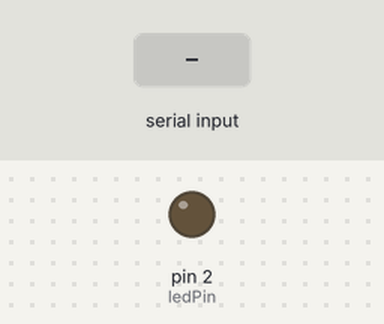
A sketch run on a simulated Arduino Uno, built with avr-gcc and run on an emulated ATmega328P. Parts: output pins drawn as LEDs (lit = HIGH). The test bench sets the inputs (shaded band).

Above: at 1.2 s.
1.3 s: "1" received over Serial
At 1.9 s:
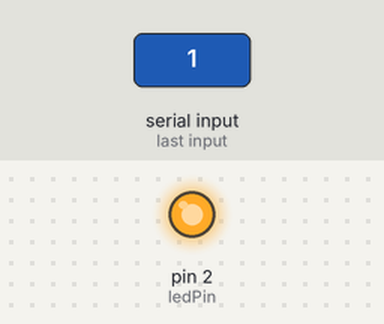
2.8 s: "0" received over Serial
At 3.1 s:
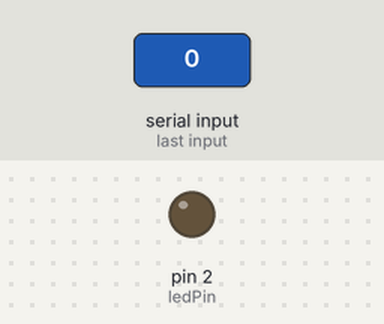
Timing chart, 0 to 5.8 s (numbered marks = the images above; inputs shaded):
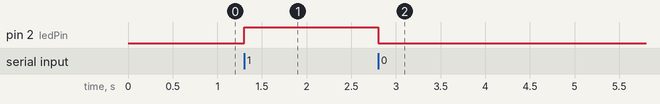

The sketch:

signrecog_ledtest.ino
```cpp
const int ledPin = 2;  // Pin number for the built-in LED

void setup() {
    Serial.begin(9600);  // Start serial communication at 9600 baud rate
    pinMode(ledPin, OUTPUT);  // Set the LED pin as an output
}

void loop() {
    if (Serial.available() > 0) {
        char command = Serial.read();  // Read the incoming byte
        if (command == '1') {  // If the command is '1'
            digitalWrite(ledPin, HIGH);  // Turn the LED ON
        } else if (command == '0') {  // If the command is '0'
            digitalWrite(ledPin, LOW);  // Turn the LED OFF
        }
    }
}
```

Measured:
- after the input at 1.3 s, pin 2 (ledPin): LOW → HIGH at once
- after the input at 2.8 s, pin 2 (ledPin): HIGH → LOW at once
